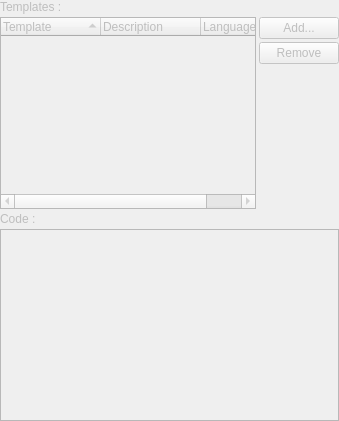
     <widget class="QWidget" name="pAbbreviations">
      <property name="enabled">
       <bool>false</bool>
      </property>
      <layout class="QVBoxLayout">
       <property name="spacing">
        <number>3</number>
       </property>
       <property name="margin">
        <number>0</number>
       </property>
       <item>
        <widget class="QLabel" name="lAbbreviationsTemplates">
         <property name="text">
          <string>Templates :</string>
         </property>
        </widget>
       </item>
       <item>
        <layout class="QGridLayout">
         <property name="spacing">
          <number>3</number>
         </property>
         <item row="1" column="1">
          <widget class="QPushButton" name="pbAbbreviationsRemove">
           <property name="text">
            <string>Remove</string>
           </property>
          </widget>
         </item>
         <item row="0" column="0" rowspan="3">
          <widget class="QTreeWidget" name="twAbbreviations">
           <property name="editTriggers">
            <set>QAbstractItemView::NoEditTriggers</set>
           </property>
           <property name="alternatingRowColors">
            <bool>true</bool>
           </property>
           <property name="rootIsDecorated">
            <bool>false</bool>
           </property>
           <property name="itemsExpandable">
            <bool>false</bool>
           </property>
           <property name="sortingEnabled">
            <bool>true</bool>
           </property>
           <property name="allColumnsShowFocus">
            <bool>true</bool>
           </property>
           <column>
            <property name="text">
             <string>Template</string>
            </property>
           </column>
           <column>
            <property name="text">
             <string>Description</string>
            </property>
           </column>
           <column>
            <property name="text">
             <string>Language</string>
            </property>
           </column>
          </widget>
         </item>
         <item row="0" column="1">
          <widget class="QPushButton" name="pbAbbreviationsAdd">
           <property name="text">
            <string>Add...</string>
           </property>
          </widget>
         </item>
         <item row="2" column="1">
          <spacer>
           <property name="orientation">
            <enum>Qt::Vertical</enum>
           </property>
           <property name="sizeHint" stdset="0">
            <size>
             <width>20</width>
             <height>16</height>
            </size>
           </property>
          </spacer>
         </item>
        </layout>
       </item>
       <item>
        <widget class="QLabel" name="lAbbreviationsCode">
         <property name="text">
          <string>Code :</string>
         </property>
        </widget>
       </item>
       <item>
        <widget class="QTextEdit" name="teAbbreviationsCode">
         <property name="lineWrapMode">
          <enum>QTextEdit::NoWrap</enum>
         </property>
         <property name="tabStopWidth">
          <number>40</number>
         </property>
         <property name="acceptRichText">
          <bool>false</bool>
         </property>
        </widget>
       </item>
      </layout>
     </widget>
